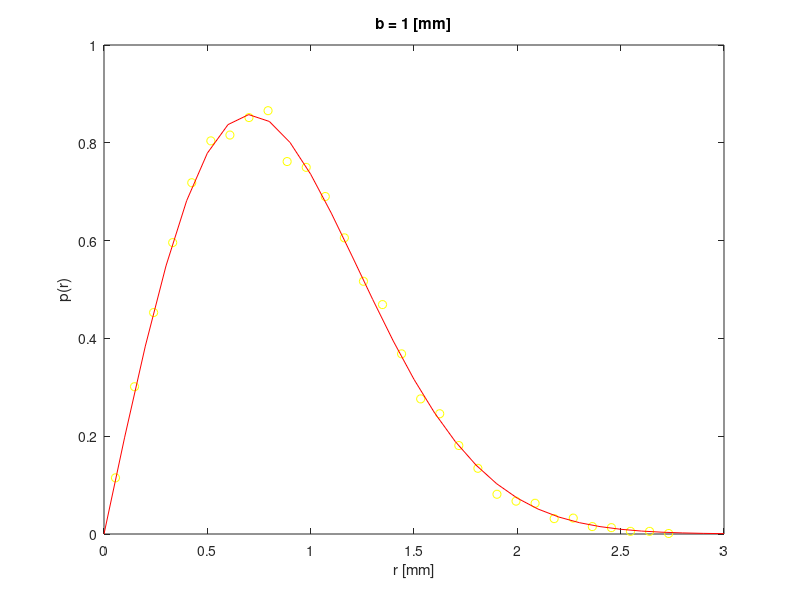
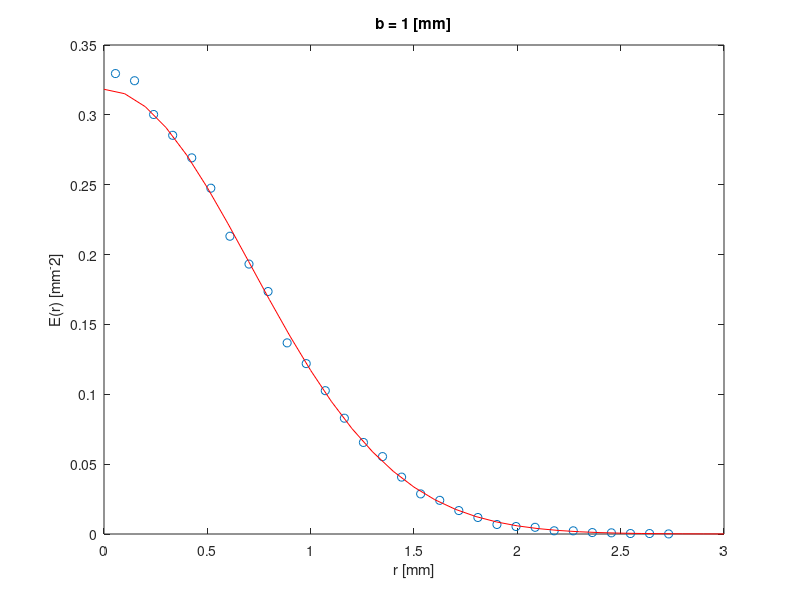

Recreate these plots in MATLAB, in order.
% beam.m

% A MATLAB program
%   Steven L. Jacques, Dec. 1998.
%
% Generates the probability density function p(r)
% and the relative irradiance E(r) [mm^-2]
% for a 2D Gaussian beam profile associated with
% a laser beam. Histograms based on 10,000 random numbers
% are created, and compared with the analytic expressions.
%
% Two figures are generated: p(r) and E(r).
%

close
close
clear

b = 1;                       % arbitrary choice of 1/e beam radius. 

N = 10000;                   % number of random numbers used
rnd1 = rand(1,N);            % create array of random numbers
r1 = b*sqrt(-log(1 - rnd1)); % array of selected values r1
                             % Note: log() is base e

nb = 30;                     % number of bins
[n,x] = hist(r1,nb);         % n(x) = histo(x=r1) using nb bins
dx = x(3)-x(2);              % bin size
n = n/N/dx;                  % normalize by N and dx
sum(n*dx)                    % verify that integral equals unity
nr = n./(2*pi*x);            % normalize by circumference of ring at r=x

r = (0:.1*b:3*b);            % create an array of r values
E = exp(-r.^2/b^2)/(pi*b^2); % calculate an array of E values,
                             %   using a pure 2D Gaussian.

% Create figure of p(r)
figure
plot(x, n,'yo')
hold on
plot(r, E*2*pi.*r,'r-')
xlabel('r')
ylabel('p(r)')
xlabel('r [mm]')
title(['b = ' int2str(b) ' [mm]'])
hold off

% Create figure of E(r)
figure
plot(x,nr,'o')
xlabel('r')
ylabel('p(r)')
hold on
plot(r,E,'r-')
title(['b = ' int2str(b) ' [mm]'])
ylabel('E(r) [mm^-2]')
xlabel('r [mm]')
hold off
